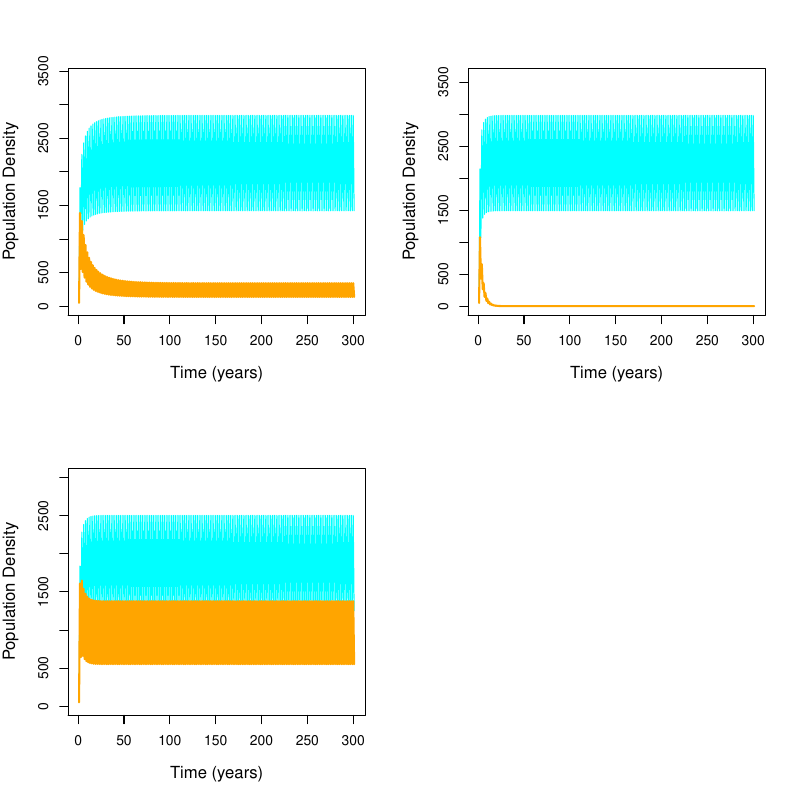

Here is the R script that generated this plot:
## Two-stage model with two-species fertility competition


#1. Clearing workspace
rm(list=ls())
graphics.off()

#2. Parameters set on types (lambda 1, lambda 2, alphas...)

fert1<-c(300,300,300)
fert2<-c(250,250,250)

#matur1<-c(0.7,0.7,0.7)
#matur2 <-c(0.8,0.8,0.8)

matur1<-c(1,1,1)
matur2 <-c(1,1,1)

#juvenile survival
phi1 <-c(0.5,0.5,0.5)
phi2 <-c(0.4,0.4,0.4)

#adult survival

# s1a<-c(0.5,0.5,0.5)
# s2a<-c(0.6,0.6,0.6)

s1a<-c(0,0,0)
s2a<-c(0,0,0)

Alphaset<-list(matrix(c(0.1, 0.05, 0.06, 0.1),ncol = 2, byrow = TRUE),
               matrix(c(0.1, 0.02, 0.112, 0.1),ncol = 2, byrow = TRUE),
               matrix(c(0.1, 0.043, 0.035, 0.1),ncol = 2, byrow = TRUE))

Betaset<-list(matrix(c(0.1, 0.06, 0.06, 0.1),ncol = 2, byrow = TRUE),
              matrix(c(0.1, 0.125, 0.01, 0.1),ncol = 2, byrow = TRUE),
              matrix(c(0.1, 0.155, 0.165, 0.1),ncol = 2, byrow = TRUE))


#3. Creating vectors
years <- 300
TimeVec<-seq(1,years+1)
N1j<-matrix(0,3,years+1)
N2j<-matrix(0,3,years+1)
N1a<-matrix(0,3,years+1)
N2a<-matrix(0,3,years+1)
svar1j<-matrix(0,3,years+1)
svar2j<-matrix(0,3,years+1)

#4. INITIALIZATION
N0 <- 50
for(i in 1:3){
  N1j[i,1] <-0
  N1a[i,1] <-N0
  N2j[i,1] <-0
  N2a[i,1] <-N0
}

for (t in 1:years){
  for(i in 1:3){ 
    alphs <- Alphaset[[i]]
    betas <- Betaset[[i]]
    
    svar1j[i,t] <- phi1[i]/(1+betas[1,1]*N1a[i,t]+betas[1,2]*N2a[i,t])
    svar2j[i,t] <- phi2[i]/(1+betas[2,1]*N1a[i,t]+betas[2,2]*N2a[i,t]) ### corrected indices betas[2,1] and betas[2,2] 29/04/2020
    
    N1j[i,t+1]<-(1-matur1[i])*svar1j[i,t]*N1j[i,t]+
      (fert1[i]/(1+alphs[1,1]*N1a[i,t]+alphs[1,2]*N2a[i,t])*N1a[i,t]) ### corrected svar1j[i] -> svar1j[i,t] 29/04/2020
    N2j[i,t+1]<-(1-matur2[i])*svar2j[i,t]*N2j[i,t]+
      (fert2[i]/(1+alphs[2,2]*N2a[i,t]+alphs[2,1]*N1a[i,t])*N2a[i,t]) ### corrected svar2j[i]-> svar2j[i,t] 29/04/2020
    
    N1a[i,t+1]<-matur1[i]*svar1j[i,t]*N1j[i,t]+s1a[i]*N1a[i,t]  ### corrected svar1j[i] -> svar1j[i,t] 29/04/2020
    N2a[i,t+1]<-matur2[i]*svar2j[i,t]*N2j[i,t]+s2a[i]*N2a[i,t]  ### corrected svar2j[i]-> svar2j[i,t] 29/04/2020
  }
}


#5. Plotting & invasion scores
mat_invasion_crit <-matrix(0,3,4)
par(mfrow=c(2,2))

for(i in 1:3){


  # Invasion scores
  alphs <- Alphaset[[i]]
  betas <- Betaset[[i]]

  s1j<- phi1
  s2j <-phi2

  scrit1j <- (1-s1a)/((1-matur1)*(1-s1a)+fert1*matur1)
  scrit2j <- (1-s2a)/((1-matur2)*(1-s2a)+fert2*matur2)

  f1<-(1/(matur1*s1j))*(1-s1a)*(1-s1j+matur1*s1j)
  f2<-(1/(matur2*s2j))*(1-s2a)*(1-s2j+matur2*s2j)

  Rs1<-phi1/scrit1j-1
  Rs2<-phi2/scrit2j-1

  Rf1<-(fert1/f1)-1
  Rf2<-(fert2/f2)-1


  Inv1<-((Rf1[i])/(Rf2[i]))*(alphs[2,2]/alphs[1,2])
  Inv2<-((Rf2[i])/(Rf1[i]))*(alphs[1,1]/alphs[2,1])
  Inv3<-((Rs1[i])/(Rs2[i]))*(betas[2,2]/betas[1,2])
  Inv4<-((Rs2[i])/(Rs1[i]))*(betas[1,1]/betas[2,1])

  print(c(Inv1,Inv2,Inv3,Inv4))
  mat_invasion_crit[i,] <- c(Inv1,Inv2,Inv3,Inv4)
  # Plottings

  plot(TimeVec,N1j[i,],type="l",
       xlab='Time (years)',ylab='Population Density', cex.main = 1.2,
       ylim=c(0,1.2*max(N1j[i,], N2j[i,], N1a[i,], N2a[i,])),cex.lab = 1.2,lty = 2, lwd = 2 , col='cyan')

  title(paste("Ralpha1=",round(Inv1, 3), " Ralpha2=",round(Inv2, 3), " Rbeta1=", round(Inv3, 3), " Rbeta2=", round(Inv4, 3)),line=0.6,cex=0.7)
  lines(TimeVec,N1a[i,],type="l",lwd=2,col='cyan')
  lines(TimeVec,N2j[i,],lty = 2,lwd=2,col='orange')
  lines(TimeVec,N2a[i,],type="l",lwd=2,col='orange')
  mtext("Combined predictions for the population dynamics of species 1 and species 2",
        outer=TRUE,  cex=1.2, line=-1.5)

  legend("bottomright", legend = c("Species 1", "Species 2"),
         lty = 1, lwd = 2, col = c("cyan", "orange"), cex =1 , bty = "n")
  legend("bottom", legend = c("Juveniles","Adults"),
         lty = c(1,2), cex =1 , bty = "n")
}

pdf(file="2Spe-2LF_semelparous_gamma1.pdf",width = 8, height = 8)
par(mfrow=c(2,2))
for(i in 1:3){
  plot(TimeVec,N1j[i,]+N1a[i,],type="l",
       xlab='Time (years)',ylab='Population Density', cex.main = 1.2,
       ylim=c(0,1.2*max(N1j[i,], N2j[i,], N1a[i,], N2a[i,])),cex.lab = 1.2,lty = 1, lwd = 1 , col='cyan')
  lines(TimeVec,N2j[i,]+N2a[i,],lty = 1,lwd=2,col='orange')
}
dev.off()

N1a[,300]+N1j[,300]
N2a[,300]+N2j[,300]
